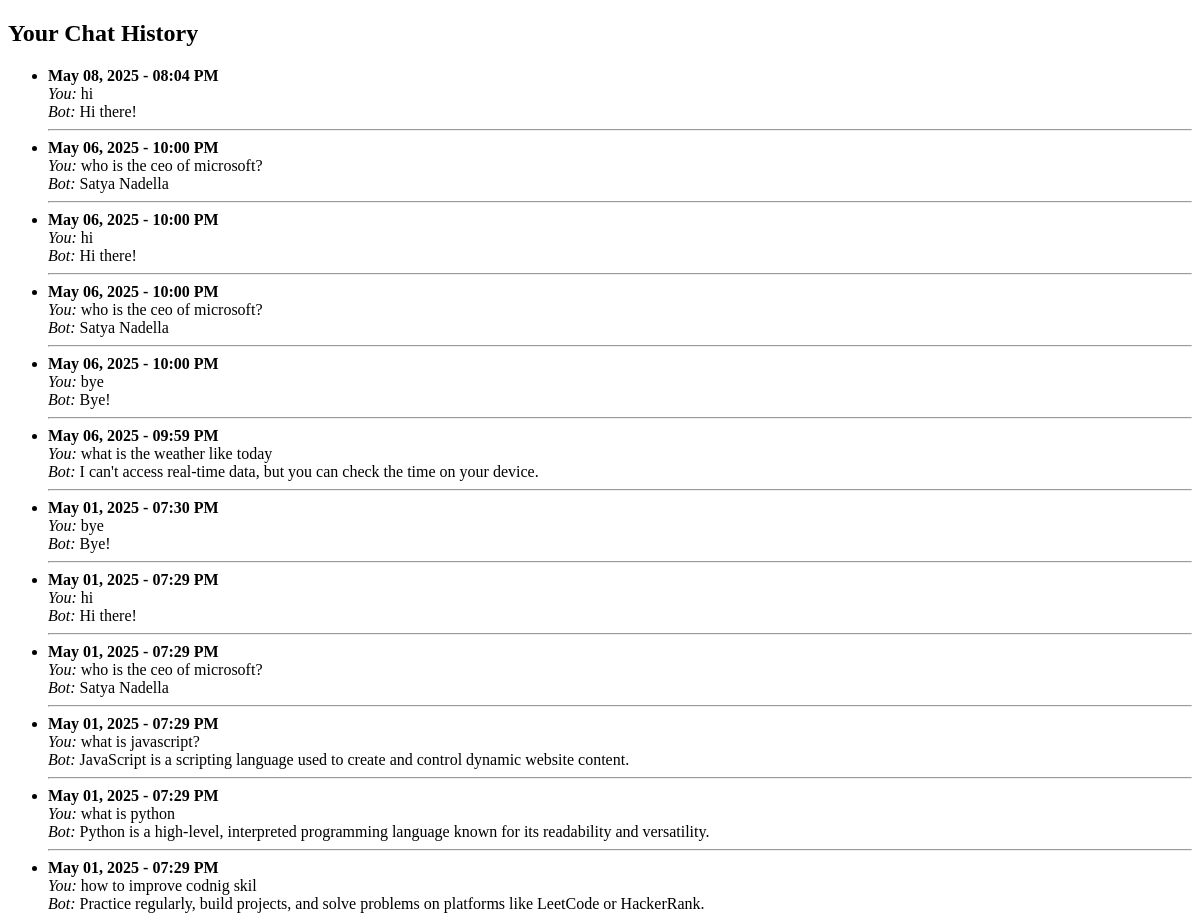
Page /history (signed in, upper part) on the earlier database version.
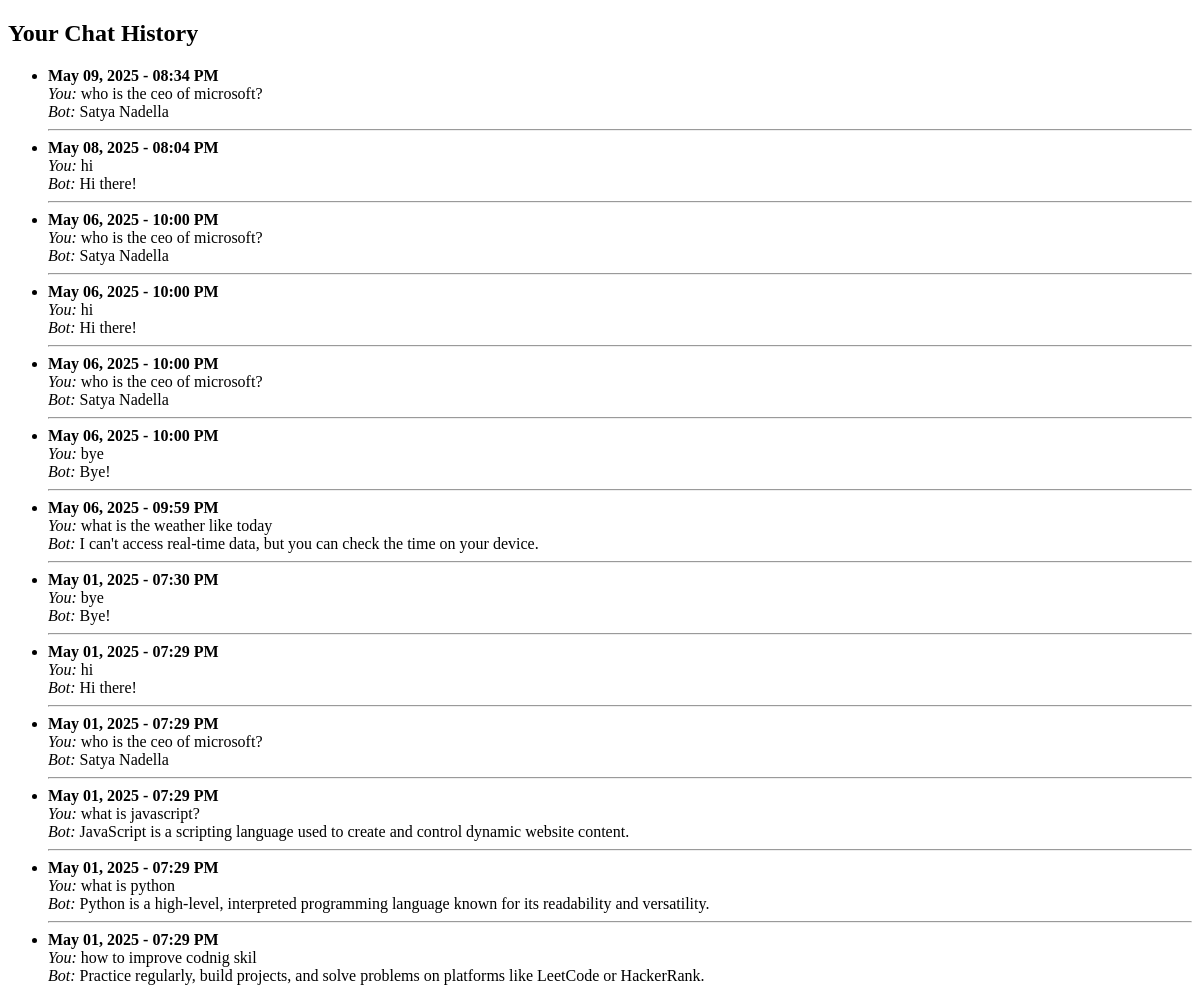
Same page on the later database version.
### tables this page shows
CREATE TABLE conversations (
        id INTEGER PRIMARY KEY AUTOINCREMENT,
        username TEXT NOT NULL,
        message TEXT NOT NULL,
        response TEXT NOT NULL,
        timestamp DATETIME DEFAULT CURRENT_TIMESTAMP
    );

### ByteBuddy/app.py (the view)
@app.route('/history')
def history():
    username = session.get("username")
    conn = sqlite3.connect('byte_buddy.db')
    c = conn.cursor()
    c.execute('''
        SELECT DATE(timestamp), message, response, timestamp
        FROM conversations
        WHERE username = ?
        ORDER BY timestamp DESC
    ''', (username,))
    chats = c.fetchall()
    conn.close()
    return render_template('history.html', chats=chats)

### ByteBuddy/templates/history.html (shortened to what this page needs)
<!DOCTYPE html>
<html>
<head>
</head>
<body>
    <h2>Your Chat History</h2>
    <ul>
        {% for chat in chats %}
            <li>
                <strong>{{ chat[3] }}</strong><br>
                <em>You:</em> {{ chat[1] }}<br>
                <em>Bot:</em> {{ chat[2] }}
                <hr>
            </li>
        {% endfor %}
    </ul>
</body>
</html>

Differences in the rows shown:
added conversations: timestamp "May 09, 2025 - 08:34 PM", message "who is the ceo of microsoft?", response "Satya Nadella"
